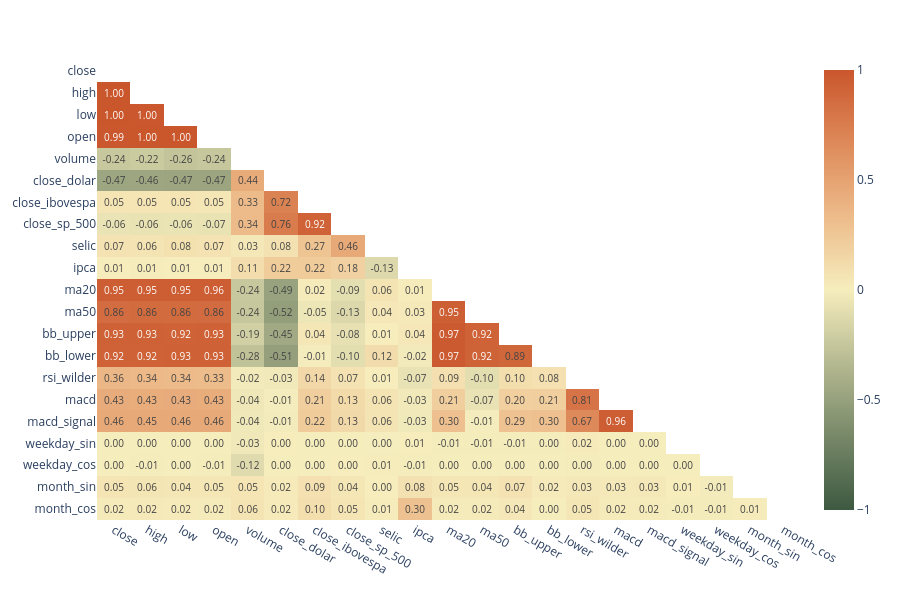

The cell this chart's notebook holds for it:
### Markdown cell above
## Matriz de correlação

### Code cell
# 1. Compute the correlation matrix
corr_matrix = tb_analitica.corr(numeric_only=True)

# 2. Create a mask to hide the upper triangle (replace with np.nan)
mask = np.triu(np.ones_like(corr_matrix, dtype=bool))
corr_masked = corr_matrix.mask(mask)

# 3. Plot the triangular heatmap
fig = px.imshow(
    corr_masked,
    text_auto=".2f", # Adds numeric values to the cells
    color_continuous_scale="fall",
    zmin=-1, zmax=1,
    aspect='auto'
)

fig.update_layout(plot_bgcolor = 'white', height = 600)
fig.update_traces(textfont = dict(size = 10))

fig.show(renderer="png")

### Figure 1 — Plotly figure (JSON) as saved in the notebook; plotly's stock layout.template omitted (floating-point values rounded to 4 significant figures; data arrays with more than 128 entries replaced by an {"elided": "..."} marker saying what was removed)
{"data": [{"coloraxis": "coloraxis", "hovertemplate": "x: %{x}<br>y: %{y}<br>color: %{z}<extra></extra>", "name": "0", "textfont": {"size": 10}, "texttemplate": "%{z:.2f}", "type": "heatmap", "x": ["close", "high", "low", "open", "volume", "close_dolar", "close_ibovespa", "close_sp_500", "selic", "ipca", "ma20", "ma50", "bb_upper", "bb_lower", "rsi_wilder", "macd", "macd_signal", "weekday_sin", "weekday_cos", "month_sin", "month_cos"], "xaxis": "x", "y": ["close", "high", "low", "open", "volume", "close_dolar", "close_ibovespa", "close_sp_500", "selic", "ipca", "ma20", "ma50", "bb_upper", "bb_lower", "rsi_wilder", "macd", "macd_signal", "weekday_sin", "weekday_cos", "month_sin", "month_cos"], "yaxis": "y", "z": {"elided": "21x21 float values"}}], "layout": {"coloraxis": {"autocolorscale": false, "cmax": 1, "cmin": -1, "colorscale": [[0, "rgb(61, 89, 65)"], [0.1667, "rgb(119, 136, 104)"], [0.3333, "rgb(181, 185, 145)"], [0.5, "rgb(246, 237, 189)"], [0.6667, "rgb(237, 187, 138)"], [0.8333, "rgb(222, 138, 90)"], [1, "rgb(202, 86, 44)"]]}, "height": 600, "margin": {"t": 60}, "plot_bgcolor": "white", "xaxis": {"anchor": "y", "domain": [0, 1]}, "yaxis": {"anchor": "x", "autorange": "reversed", "domain": [0, 1]}}}
